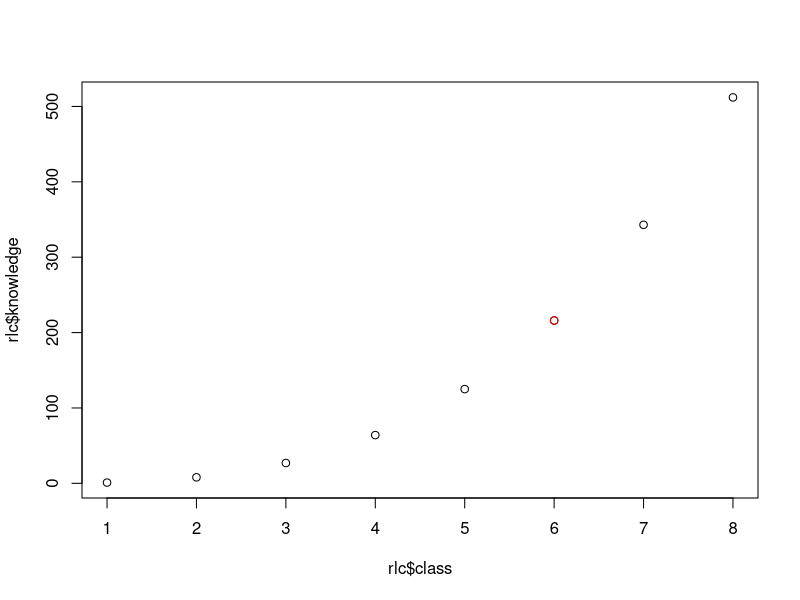

The R source for this figure: (Note: this script raises an error after producing the figure.)
#####################################################################
############################ GGPLOT2 ################################
#####################################################################



#####################################################################
# PART 0. LEARNING CURVE
#####################################################################

# R learning curve
library(dplyr)
rlc <- tibble(class = 1:8,
             knowledge = (1:8)^3)
class <- 6
plot(rlc$class, rlc$knowledge)
points(rlc$class[class], rlc$knowledge[class], col = "red")



#####################################################################
# PART 1. SUMMARY
#####################################################################

# The dplyr package is THE R PACKAGE
# So let's load it
library(dplyr)
library(stringr)
library(ggplot2)
library(forcats)


# Let's load the datasets

accidents #UO: Accident
contractes_menors #UO: contracte
festivals #UO: festival
municipi #UO: municipi
lloguer_any #UO: ??
rendacs #UO: ??
cens_gc #UO: individu


#### ExErSiSe!!!!


#####################################################################
# PART 1. GGPLOT
#####################################################################


## 1.1. LAYERS


accidents |> 
  ggplot(aes(x = nom_mes, y = edat)) +
  geom_col()


## 1.2. 

#facet
#coord_flip
#theme
#labs


#####################################################################
# PART 2. TYPES OF GEOMETRIES
#####################################################################

## 2.1. ONE NUMERIC VARIABLE

### 2.1.1. HISTOGRAM




### 2.1.2. DENSITY DIAGRAM








## 2.2. ONE CATEGORIC VARIABLE


### 2.2.1. COLUMN DIAGRAM

#Geom_bar
municipi |> 
  ggplot(aes(x = comarca)) +
  geom_bar()












